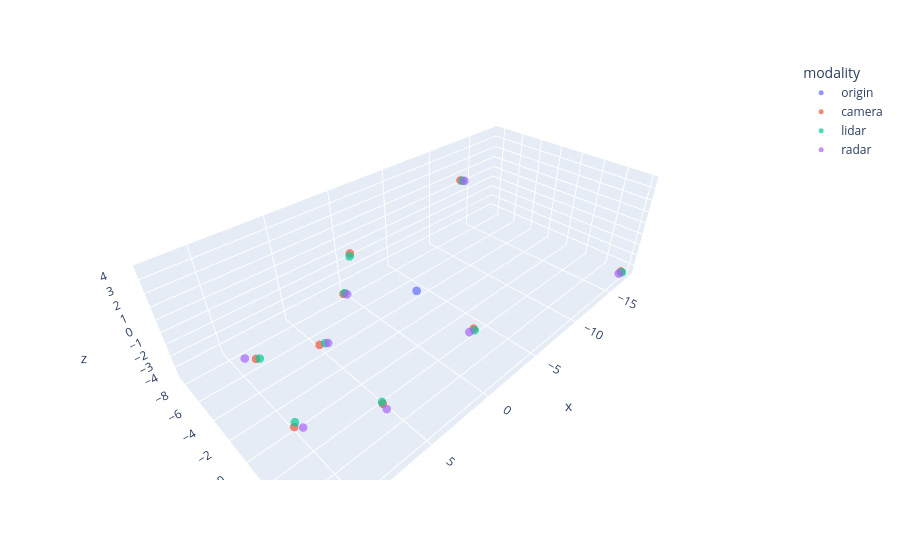

The notebook cell this image was saved under:
### Markdown cell above
# Inference Visualizer
## Developed by Moose Abou-Harb on behalf of Paccar Inc

### Code cell
import plotly.express as px
import plotly.graph_objects as go
import pandas as pd
import numpy as np

import json
import pathlib
import math

store_folder_path = pathlib.Path.cwd().parent / "test_data"
gt_file = store_folder_path / "all_objects_ground_truth.json"

earth_radius = 6378137.0
deg_to_rad = math.pi / 180

modalities = ["camera", "lidar", "radar"]

def main():
    #Load up the data from the sim
    gt_data = {}
    inferences = {}
    try:
        gt_data = try_load_json(gt_file)
        for modality in modalities:
            modality_path = store_folder_path / f"{modality}_sim_results.json"
            inferences[modality] = try_load_json(modality_path)["inferences"]
    except Exception as e:
        print("Failed to load sim data!")
        return

    #Get the origin
    origin = gt_data["start_pos"]

    #Shove that data into a dataframe
    main_df = pd.DataFrame()
    for modality in modalities:
        new_df = pd.DataFrame(inferences[modality])
        new_df["modality"] = modality
        main_df = pd.concat([main_df, new_df])

    #Expand lat/long/alt into local coords
    main_df[["x", "y", "z"]] = main_df.apply(
        lambda row : geo_to_local(origin, [row["latitude"], row["longitude"], row["altitude"]]), 
        axis=1,
        result_type="expand"
    )

    #Create an origin dataframe
    origin_df = pd.DataFrame([{
        "timestamp" : 0,
        "class" : "origin",
        "latitude" : origin[0],
        "longitude" : origin[1],
        "altitude" : origin[2],
        "dimensions" : [0, 0, 0],
        "obj_id" : -1,
        "modality" : "origin",
        "x" : 0,
        "y" : 0,
        "z" : 0
    }])

    #Merge in the origin point
    main_df = pd.concat([origin_df, main_df])

    #Expand dimensions into individual columns
    main_df[['dx', 'dy', 'dz']] = pd.DataFrame(main_df['dimensions'].tolist(), index=main_df.index)
    main_df = main_df.drop("dimensions", axis=1)
    main_df = main_df.sort_values(by="obj_id")
    
    display(main_df.head(30))

    fig = px.scatter_3d(main_df, x='x', y='y', z='z', opacity=0.7, color="modality")

    fig.update_traces(marker=dict(size=5))

    fig.show()

def try_load_json(fp: str) -> dict:
    try:
        with open(fp, 'r') as file:
            data = json.load(file)
            return data
    except FileNotFoundError:
        print(f"Failed to load file: {fp}")
    except json.JSONDecodeError:
        print(f"Selected file contains illegal JSON: {fp}")
    except Exception as e:
        print(f"Something went wrong while loading: {fp}, {e}")

def geo_to_local(origin, target):
    d_lat = target[0] - origin[0]
    d_lon = target[1] - origin[1]
    d_alt = target[2] - origin[2]
    y_meters = d_lat * deg_to_rad * earth_radius

    radius_at_lat = earth_radius * math.cos(origin[0] * deg_to_rad)
    x_meters = d_lon * deg_to_rad * radius_at_lat

    return [x_meters, y_meters, d_alt]

if __name__ == "__main__":
    main()

### Figure 1 — Plotly figure (JSON) as saved in the notebook; plotly's stock layout.template omitted (floating-point values rounded to 4 significant figures)
{"data": [{"hovertemplate": "modality=origin<br>x=%{x}<br>y=%{y}<br>z=%{z}<extra></extra>", "legendgroup": "origin", "marker": {"color": "#636efa", "opacity": 0.7, "size": 5, "symbol": "circle"}, "mode": "markers", "name": "origin", "scene": "scene", "showlegend": true, "type": "scatter3d", "x": [0.0], "y": [0.0], "z": [0.0]}, {"hovertemplate": "modality=camera<br>x=%{x}<br>y=%{y}<br>z=%{z}<extra></extra>", "legendgroup": "camera", "marker": {"color": "#EF553B", "opacity": 0.7, "size": 5, "symbol": "circle"}, "mode": "markers", "name": "camera", "scene": "scene", "showlegend": true, "type": "scatter3d", "x": [11.72, -2.109, -13.42, -17.73, 7.587, 0.6167, 3.31, 5.186, 11.33], "y": [2.1, 3.171, -8.506, 5.816, 0.2881, -7.663, -2.152, 2.344, 3.483], "z": [3.716, -2.579, 0.4437, -4.455, 0.5604, -4.132, 3.427, -4.598, -0.111]}, {"hovertemplate": "modality=lidar<br>x=%{x}<br>y=%{y}<br>z=%{z}<extra></extra>", "legendgroup": "lidar", "marker": {"color": "#00cc96", "opacity": 0.7, "size": 5, "symbol": "circle"}, "mode": "markers", "name": "lidar", "scene": "scene", "showlegend": true, "type": "scatter3d", "x": [11.59, -2.048, -13.57, -17.64, 7.276, 0.4575, 3.534, 5.133, 11.17], "y": [2.19, 3.327, -8.384, 5.941, 0.3816, -7.735, -1.888, 2.204, 3.28], "z": [3.713, -2.575, 0.4023, -4.43, 0.5452, -4.186, 3.448, -4.588, -0.08899]}, {"hovertemplate": "modality=radar<br>x=%{x}<br>y=%{y}<br>z=%{z}<extra></extra>", "legendgroup": "radar", "marker": {"color": "#ab63fa", "opacity": 0.7, "size": 5, "symbol": "circle"}, "mode": "markers", "name": "radar", "scene": "scene", "showlegend": true, "type": "scatter3d", "x": [12.08, -1.685, -13.68, -17.41, 7.124, 0.4835, 5.288, 11.09], "y": [1.785, 3.175, -8.256, 5.808, 0.4146, -7.375, 2.833, 3.888], "z": [3.772, -2.611, 0.3927, -4.502, 0.4743, -4.081, -4.571, -0.003279]}], "layout": {"legend": {"title": {"text": "modality"}, "tracegroupgap": 0}, "margin": {"t": 60}, "scene": {"domain": {"x": [0, 1], "y": [0, 1]}, "xaxis": {"title": {"text": "x"}}, "yaxis": {"title": {"text": "y"}}, "zaxis": {"title": {"text": "z"}}}}}
